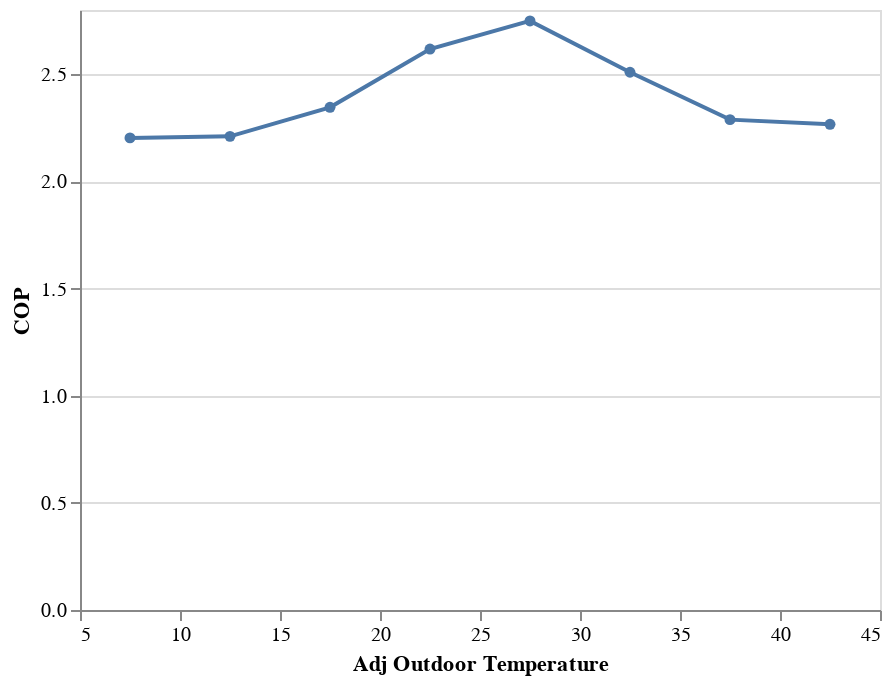

Here is the notebook cell this chart was saved with:
### Code cell
alt.Chart(dfb).mark_line(point=True).encode(
    x = alt.X('Adj Outdoor Temp', bin=alt.Bin(maxbins=10), axis=alt.Axis(title='Adj Outdoor Temperature')),
    y = alt.Y('mean(COP)', axis=alt.Axis(title='COP')),
)

### Figure 1 — Vega-Lite specification as saved in the notebook (floating-point values rounded to 4 significant figures)
{"$schema": "https://vega.github.io/schema/vega-lite/v2.6.0.json", "config": {"view": {"height": 300, "width": 400}}, "data": {"name": "data-3d3ac6ec40fe1084ac85b87db48d44d1"}, "datasets": {"data-3d3ac6ec40fe1084ac85b87db48d44d1": [{"Adj Outdoor Temp": 16.95, "COP": 2.225, "Cycles/Hour": 0.3035, "Remote Thermostat": false}, {"Adj Outdoor Temp": 12.8, "COP": 1.988, "Cycles/Hour": 0.2437, "Remote Thermostat": false}, {"Adj Outdoor Temp": 15.61, "COP": 2.084, "Cycles/Hour": 0.3065, "Remote Thermostat": false}, {"Adj Outdoor Temp": 26.08, "COP": 2.587, "Cycles/Hour": 0.2461, "Remote Thermostat": false}, {"Adj Outdoor Temp": 14.25, "COP": 2.231, "Cycles/Hour": 0.1857, "Remote Thermostat": false}, {"Adj Outdoor Temp": 15.42, "COP": 2.217, "Cycles/Hour": 0.3114, "Remote Thermostat": false}, {"Adj Outdoor Temp": 12.36, "COP": 2.173, "Cycles/Hour": 0.3132, "Remote Thermostat": false}, {"Adj Outdoor Temp": 19.53, "COP": 2.27, "Cycles/Hour": 0.3146, "Remote Thermostat": false}, {"Adj Outdoor Temp": 13.72, "COP": 2.322, "Cycles/Hour": 0.2532, "Remote Thermostat": false}, {"Adj Outdoor Temp": 9.323, "COP": 2.203, "Cycles/Hour": 0.2544, "Remote Thermostat": false}, {"Adj Outdoor Temp": 11.41, "COP": 2.201, "Cycles/Hour": 0.3198, "Remote Thermostat": false}, {"Adj Outdoor Temp": 11.95, "COP": 2.293, "Cycles/Hour": 0.2573, "Remote Thermostat": false}, {"Adj Outdoor Temp": 11.25, "COP": 2.264, "Cycles/Hour": 0.2588, "Remote Thermostat": false}, {"Adj Outdoor Temp": 27.87, "COP": 2.544, "Cycles/Hour": 0.3907, "Remote Thermostat": false}, {"Adj Outdoor Temp": 26.45, "COP": 2.772, "Cycles/Hour": 0.7872, "Remote Thermostat": false}, {"Adj Outdoor Temp": 17.91, "COP": 2.512, "Cycles/Hour": 0.2635, "Remote Thermostat": false}, {"Adj Outdoor Temp": 17.01, "COP": 2.399, "Cycles/Hour": 0.3316, "Remote Thermostat": false}, {"Adj Outdoor Temp": 26.02, "COP": 2.776, "Cycles/Hour": 1.001, "Remote Thermostat": false}, {"Adj Outdoor Temp": 28.31, "COP": 2.513, "Cycles/Hour": 1.745, "Remote Thermostat": false}, {"Adj Outdoor Temp": 36.26, "COP": 2.094, "Cycles/Hour": 8.315, "Remote Thermostat": false}, {"Adj Outdoor Temp": 39.28, "COP": 2.238, "Cycles/Hour": 6.327, "Remote Thermostat": false}, {"Adj Outdoor Temp": 35.1, "COP": 2.361, "Cycles/Hour": 7.385, "Remote Thermostat": false}, {"Adj Outdoor Temp": 35.49, "COP": 2.191, "Cycles/Hour": 7.1, "Remote Thermostat": false}, {"Adj Outdoor Temp": 27.49, "COP": 2.764, "Cycles/Hour": 3.329, "Remote Thermostat": false}, {"Adj Outdoor Temp": 28.97, "COP": 2.84, "Cycles/Hour": 1.883, "Remote Thermostat": false}, {"Adj Outdoor Temp": 25.25, "COP": 2.888, "Cycles/Hour": 1.617, "Remote Thermostat": false}, {"Adj Outdoor Temp": 33.57, "COP": 2.402, "Cycles/Hour": 5.094, "Remote Thermostat": false}, {"Adj Outdoor Temp": 28.33, "COP": 2.749, "Cycles/Hour": 3.132, "Remote Thermostat": false}, {"Adj Outdoor Temp": 31.67, "COP": 2.649, "Cycles/Hour": 4.662, "Remote Thermostat": false}, {"Adj Outdoor Temp": 32.82, "COP": 2.483, "Cycles/Hour": 5.337, "Remote Thermostat": false}, {"Adj Outdoor Temp": 34.26, "COP": 2.481, "Cycles/Hour": 4.729, "Remote Thermostat": false}, {"Adj Outdoor Temp": 28.35, "COP": 2.852, "Cycles/Hour": 2.925, "Remote Thermostat": false}, {"Adj Outdoor Temp": 30.87, "COP": 2.701, "Cycles/Hour": 2.357, "Remote Thermostat": false}, {"Adj Outdoor Temp": 30.03, "COP": 2.639, "Cycles/Hour": 4.01, "Remote Thermostat": false}, {"Adj Outdoor Temp": 25.68, "COP": 2.77, "Cycles/Hour": 1.945, "Remote Thermostat": false}, {"Adj Outdoor Temp": 22.28, "COP": 2.56, "Cycles/Hour": 0.3013, "Remote Thermostat": false}, {"Adj Outdoor Temp": 24.63, "COP": 2.415, "Cycles/Hour": 0.3036, "Remote Thermostat": false}, {"Adj Outdoor Temp": 19.07, "COP": 2.713, "Cycles/Hour": 0.3059, "Remote Thermostat": false}, {"Adj Outdoor Temp": 32.34, "COP": 2.577, "Cycles/Hour": 5.471, "Remote Thermostat": false}, {"Adj Outdoor Temp": 34.06, "COP": 2.474, "Cycles/Hour": 5.345, "Remote Thermostat": false}, {"Adj Outdoor Temp": 24.7, "COP": 2.877, "Cycles/Hour": 2.342, "Remote Thermostat": false}, {"Adj Outdoor Temp": 26.0, "COP": 2.966, "Cycles/Hour": 1.732, "Remote Thermostat": false}, {"Adj Outdoor Temp": 25.9, "COP": 2.713, "Cycles/Hour": 1.824, "Remote Thermostat": false}, {"Adj Outdoor Temp": 27.32, "COP": 2.754, "Cycles/Hour": 3.992, "Remote Thermostat": false}, {"Adj Outdoor Temp": 35.4, "COP": 2.05, "Cycles/Hour": 6.836, "Remote Thermostat": false}, {"Adj Outdoor Temp": 33.52, "COP": 2.227, "Cycles/Hour": 7.534, "Remote Thermostat": false}, {"Adj Outdoor Temp": 37.37, "COP": 2.227, "Cycles/Hour": 8.651, "Remote Thermostat": false}, {"Adj Outdoor Temp": 35.58, "COP": 2.196, "Cycles/Hour": 8.182, "Remote Thermostat": false}, {"Adj Outdoor Temp": 34.51, "COP": 2.196, "Cycles/Hour": 7.456, "Remote Thermostat": false}, {"Adj Outdoor Temp": 25.79, "COP": 2.873, "Cycles/Hour": 0.2758, "Remote Thermostat": false}, {"Adj Outdoor Temp": 34.93, "COP": 2.425, "Cycles/Hour": 7.784, "Remote Thermostat": false}, {"Adj Outdoor Temp": 31.9, "COP": 2.86, "Cycles/Hour": 2.43, "Remote Thermostat": false}, {"Adj Outdoor Temp": 35.89, "COP": 2.048, "Cycles/Hour": 7.542, "Remote Thermostat": false}, {"Adj Outdoor Temp": 26.52, "COP": 2.624, "Cycles/Hour": 4.931, "Remote Thermostat": false}, {"Adj Outdoor Temp": 36.03, "COP": 2.228, "Cycles/Hour": 8.304, "Remote Thermostat": false}, {"Adj Outdoor Temp": 36.31, "COP": 2.439, "Cycles/Hour": 9.866, "Remote Thermostat": false}, {"Adj Outdoor Temp": 39.32, "COP": 2.517, "Cycles/Hour": 12.39, "Remote Thermostat": false}, {"Adj Outdoor Temp": 43.56, "COP": 2.267, "Cycles/Hour": 11.33, "Remote Thermostat": false}, {"Adj Outdoor Temp": 37.82, "COP": 2.419, "Cycles/Hour": 10.93, "Remote Thermostat": false}, {"Adj Outdoor Temp": 38.65, "COP": 2.315, "Cycles/Hour": 8.524, "Remote Thermostat": false}, {"Adj Outdoor Temp": 38.03, "COP": 2.592, "Cycles/Hour": 9.449, "Remote Thermostat": false}, {"Adj Outdoor Temp": 36.87, "COP": 2.411, "Cycles/Hour": 10.36, "Remote Thermostat": false}]}, "encoding": {"x": {"axis": {"title": "Adj Outdoor Temperature"}, "bin": {"maxbins": 10}, "field": "Adj Outdoor Temp", "type": "quantitative"}, "y": {"aggregate": "mean", "axis": {"title": "COP"}, "field": "COP", "type": "quantitative"}}, "mark": {"point": true, "type": "line"}}
